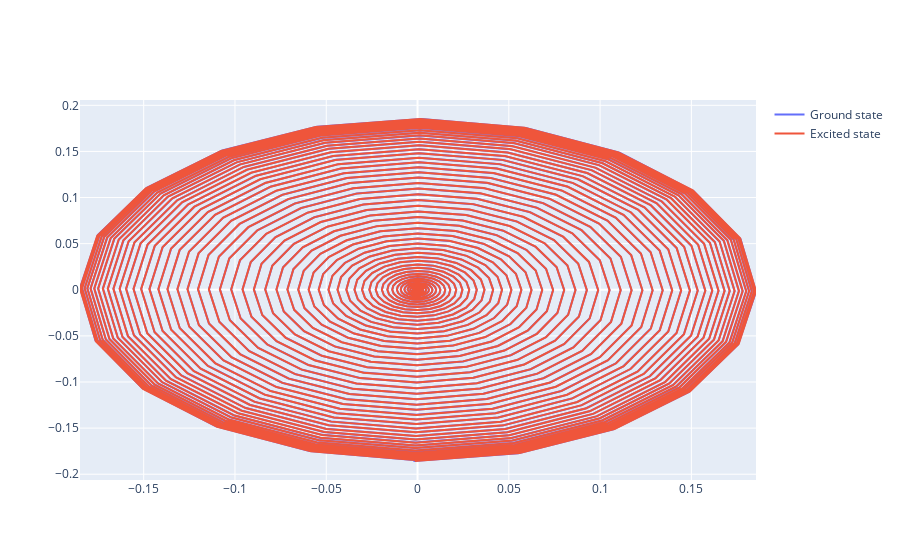

The cell this chart's notebook holds for it:
### Code cell
plotIQ(exp, sequence, model.ann_opers[1])

### Figure 1 — Plotly figure (JSON) as saved in the notebook; plotly's stock layout.template omitted (floating-point values rounded to 4 significant figures; data arrays with more than 128 entries replaced by an {"elided": "..."} marker saying what was removed)
{"data": [{"mode": "lines", "name": "Ground state", "type": "scatter", "x": {"elided": "1001 float values"}, "y": {"elided": "1001 float values"}}, {"mode": "lines", "name": "Excited state", "type": "scatter", "x": {"elided": "1001 float values"}, "y": {"elided": "1001 float values"}}], "layout": {}}
